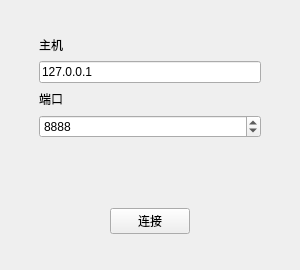
<?xml version="1.0" encoding="UTF-8"?>
<ui version="4.0">
 <class>ConnectWidget</class>
 <widget class="QWidget" name="ConnectWidget">
  <property name="geometry">
   <rect>
    <x>0</x>
    <y>0</y>
    <width>300</width>
    <height>270</height>
   </rect>
  </property>
  <property name="windowTitle">
   <string/>
  </property>
  <layout class="QGridLayout" name="gridLayout" rowstretch="1,8,1" columnstretch="1,8,1">
   <item row="0" column="1">
    <spacer name="verticalSpacer_4">
     <property name="orientation">
      <enum>Qt::Vertical</enum>
     </property>
     <property name="sizeHint" stdset="0">
      <size>
       <width>20</width>
       <height>18</height>
      </size>
     </property>
    </spacer>
   </item>
   <item row="1" column="2">
    <spacer name="horizontalSpacer_5">
     <property name="orientation">
      <enum>Qt::Horizontal</enum>
     </property>
     <property name="sizeHint" stdset="0">
      <size>
       <width>151</width>
       <height>20</height>
      </size>
     </property>
    </spacer>
   </item>
   <item row="1" column="0">
    <spacer name="horizontalSpacer_6">
     <property name="orientation">
      <enum>Qt::Horizontal</enum>
     </property>
     <property name="sizeHint" stdset="0">
      <size>
       <width>151</width>
       <height>20</height>
      </size>
     </property>
    </spacer>
   </item>
   <item row="1" column="1">
    <layout class="QVBoxLayout" name="verticalLayout_4">
     <property name="spacing">
      <number>7</number>
     </property>
     <item>
      <widget class="QLabel" name="label_host">
       <property name="text">
        <string>主机</string>
       </property>
      </widget>
     </item>
     <item>
      <widget class="QLineEdit" name="lineEdit_host">
       <property name="text">
        <string>127.0.0.1</string>
       </property>
       <property name="maxLength">
        <number>255</number>
       </property>
       <property name="clearButtonEnabled">
        <bool>false</bool>
       </property>
      </widget>
     </item>
     <item>
      <widget class="QLabel" name="label_port">
       <property name="text">
        <string>端口</string>
       </property>
      </widget>
     </item>
     <item>
      <widget class="QSpinBox" name="spinBox_port">
       <property name="prefix">
        <string/>
       </property>
       <property name="maximum">
        <number>65535</number>
       </property>
       <property name="value">
        <number>8888</number>
       </property>
      </widget>
     </item>
     <item>
      <spacer name="verticalSpacer_2">
       <property name="orientation">
        <enum>Qt::Vertical</enum>
       </property>
       <property name="sizeHint" stdset="0">
        <size>
         <width>20</width>
         <height>40</height>
        </size>
       </property>
      </spacer>
     </item>
     <item>
      <widget class="QLabel" name="label_connectionState">
       <property name="text">
        <string/>
       </property>
      </widget>
     </item>
     <item>
      <layout class="QHBoxLayout" name="horizontalLayout_2">
       <item>
        <spacer name="horizontalSpacer_3">
         <property name="orientation">
          <enum>Qt::Horizontal</enum>
         </property>
         <property name="sizeHint" stdset="0">
          <size>
           <width>40</width>
           <height>20</height>
          </size>
         </property>
        </spacer>
       </item>
       <item>
        <widget class="QPushButton" name="pushButton_connect">
         <property name="text">
          <string>连接</string>
         </property>
        </widget>
       </item>
       <item>
        <spacer name="horizontalSpacer_4">
         <property name="orientation">
          <enum>Qt::Horizontal</enum>
         </property>
         <property name="sizeHint" stdset="0">
          <size>
           <width>40</width>
           <height>20</height>
          </size>
         </property>
        </spacer>
       </item>
      </layout>
     </item>
    </layout>
   </item>
   <item row="2" column="1">
    <spacer name="verticalSpacer_3">
     <property name="orientation">
      <enum>Qt::Vertical</enum>
     </property>
     <property name="sizeHint" stdset="0">
      <size>
       <width>20</width>
       <height>18</height>
      </size>
     </property>
    </spacer>
   </item>
  </layout>
 </widget>
 <layoutdefault spacing="6" margin="11"/>
 <resources/>
 <connections/>
</ui>
